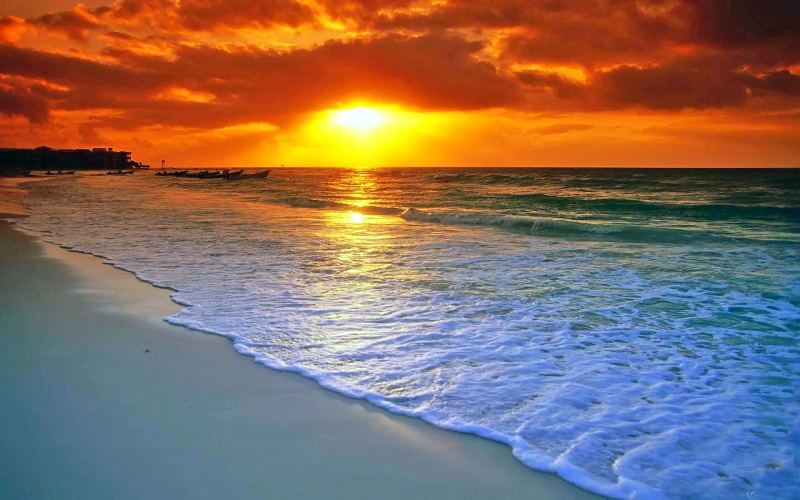
#> input picture check.jpg, 1600 x 1000 px (shown at 1/2 size)
$ python image.py
#> lines starting #> are read from the running program, lines starting #| are printed output that depends on the picture; after the words box and inside, x2 and y2 are one past the last pixel; in counts of white or black regions, pixels touching at a corner belong together
import os.path
from skimage.io import imread
import time
img = imread(os.path.join('check.jpg'))
#> img is the input picture: shape (1000, 1600, 3); mean R, G, B 135, 109.6, 97.1

import matplotlib.pyplot as plt

plt.imshow(img)

print(img)
#> (printed output is left out)
print('Image properties : ',type(img), img.ndim,img.shape)
#| Image properties :  <class 'numpy.ndarray'> 3 (1000, 1600, 3)

#slicing the image
img_slice = img.copy()
img_slice = img_slice[0:300,360:480]
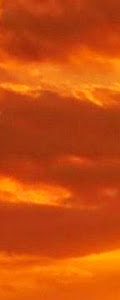
#> img_slice: shape (300, 120, 3); mean R, G, B 198.9, 76, 13.4
plt.figure()
plt.imshow(img_slice)
time.sleep(5)
# this will replace the space with black as value is 0
img[0:300,360:480,:] = 0
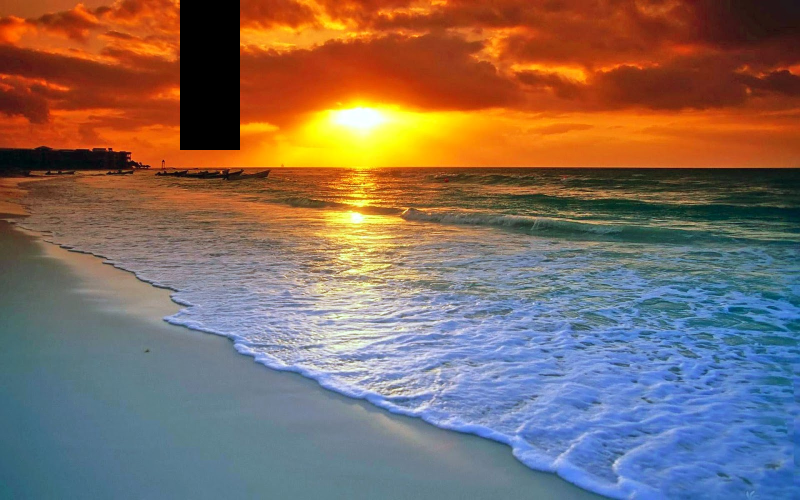
#> img: shape (1000, 1600, 3) (shown at 1/2 size); 2.25% of pixels changed, all inside (x1, y1, x2, y2) = (360, 0, 480, 300)
plt.imshow(img)
time.sleep(5)
#add the image back
img[0:300,360:480,:] = img_slice
plt.imshow(img)


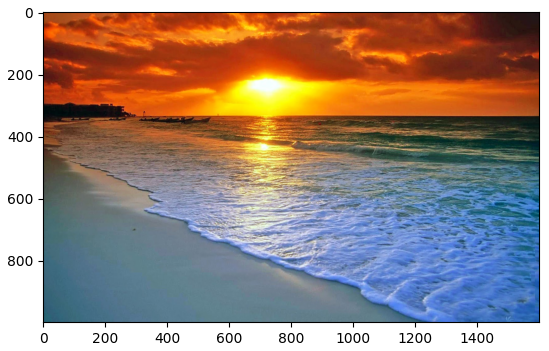
#> figure drawn by matplotlib, 1 panel
